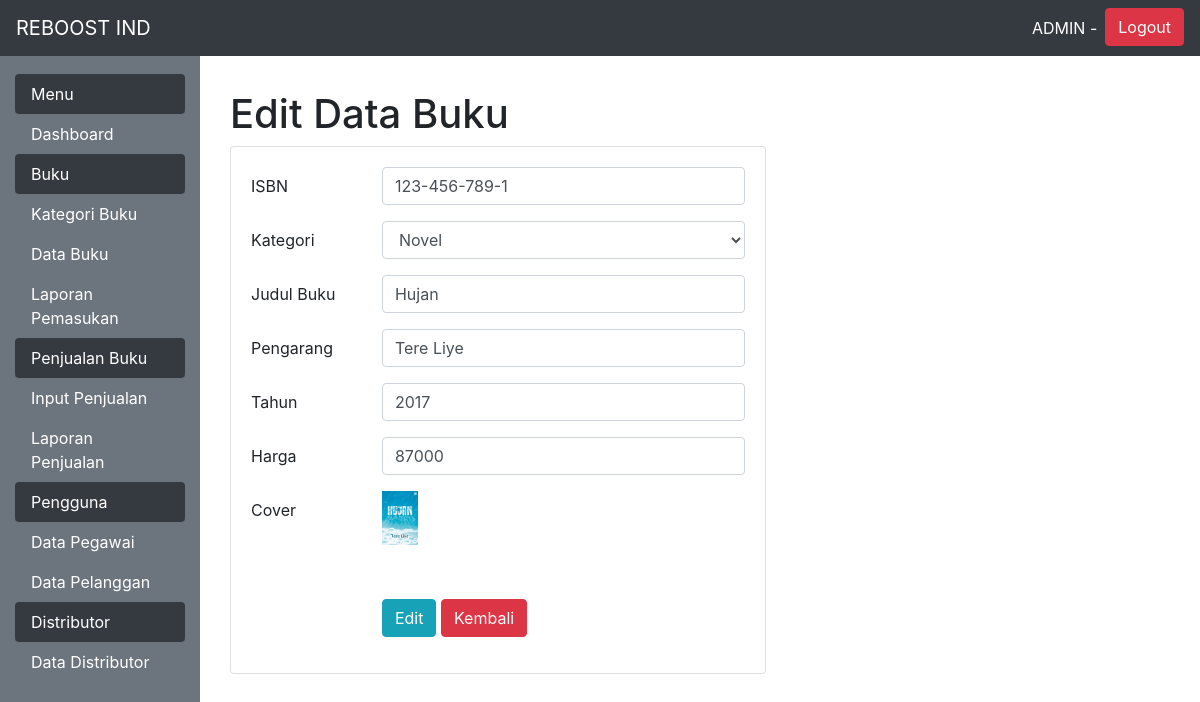
The app's page /admin.php?menu=editbuku&id=13 (signed in) with its own data.
### tables this page shows
CREATE TABLE `buku` (
  `id_buku` int(11) NOT NULL,
  `id_kat` char(4) NOT NULL,
  `cover` varchar(50) NOT NULL,
  `isbn` char(13) NOT NULL,
  `judul` varchar(100) NOT NULL,
  `pengarang` varchar(50) NOT NULL,
  `tahun` char(4) NOT NULL,
  `harga` int(11) NOT NULL,
  `stok` int(11) NOT NULL
);

### functions.php (called while the page is built, shortened)
<?php
	$conn = mysqli_connect("localhost","root","","reboost");
	function query($query)
	{
		global $conn;
		$result = mysqli_query($conn, $query);
		$rows = [];
		while ($row = mysqli_fetch_assoc($result))
		{
			$rows[] = $row;
		}
		return $rows;
	}
 ?>

### menu/editbuku.php (the view, shortened to what this page needs)
<?php
	include 'functions.php';
	$id = $_GET['id'];
	$book =query("SELECT * FROM buku WHERE id_buku = $id")[0];
	$result = query("SELECT * FROM kategori_buku");
?>
	<br>
	<div class="container">
	<h1 class="page-heading">Edit Data Buku</h1>
	<div class="row">
		<br>
	<div class="col-md-7">
		<div class="">
			<div class="card mb-3" >
				<div class="card-body">
					<form action="" method="post" enctype="multipart/form-data" class="">
					<div class="form-group row">
						<label for="isbn" class="col-sm-3 col-form-label">ISBN</label>
						<div class="col-sm-9">
							<input type="text" name="isbn" class="form-control" required="" id="isbn" value="<?php echo $book["isbn"]; ?>">
						</div>
					</div>
					<div class="form-group row">
						<label for="kategori" class="col-sm-3 col-form-label">Kategori</label>
						<div class="col-sm-9">
							<select name="kategori" class="form-control">
								<?php foreach ($result as $row) : ?>
									<option value="<?php echo $row['id_kat']; ?>"><?php echo $row['nama_kat']; ?></option>
								<?php endforeach; ?>
							</select>
						</div>
					</div>
					<div class="form-group row">
						<label for="judul" class="col-sm-3 col-form-label">Judul Buku</label>
						<div class="col-sm-9">
							<input type="text" name="judul" class="form-control" required="" id="judul" value="<?php echo $book["judul"]; ?>">
						</div>
					</div>
					<div class="form-group row">
						<label for="pengarang" class="col-sm-3 col-form-label">Pengarang</label>
						<div class="col-sm-9">
							<input type="text" name="pengarang" class="form-control" required="" id="pengarang" value="<?php echo $book["pengarang"]; ?>">
						</div>
					</div>
					<div class="form-group row">
						<label for="tahun" class="col-sm-3 col-form-label">Tahun</label>
						<div class="col-sm-9">
							<input type="text" name="tahun" class="form-control" required="" id="tahun" value="<?php echo $book["tahun"]; ?>">
						</div>
					</div>
					<div class="form-group row">
						<label for="harga" class="col-sm-3 col-form-label">Harga</label>
						<div class="col-sm-9">
							<input type="number" name="harga" class="form-control" required="" id="harga" value="<?php echo $book["harga"]; ?>">
						</div>
					</div>
					<div class="form-group row">
						<label for="file" class="col-sm-3 col-form-label">Cover</label>
						<div class="col-sm-9">
							<img src="img/<?php echo $book["cover"]; ?>" width="10%">
							<label class="custom-file" id="cover">
							</label>
						</div>
					</div>
					<div class="form-group row">
						<div class="col-sm-3"></div>
						<div class="col-sm-9">
							<input type="submit" name="edit" value="    Edit" class="btn btn-info">
							<a href="?menu=databuku" class="btn btn-danger" name="kembali">Kembali</a>
						</div>
					</div>
				</form>
			</div>
		</div>
	</div>
</div>

### records on screen
buku: isbn "123-456-789-1", judul "Hujan", pengarang "Tere Liye", tahun "2017", harga "87000", cover (picture)

### other values on screen
form field kategori "Novel"
